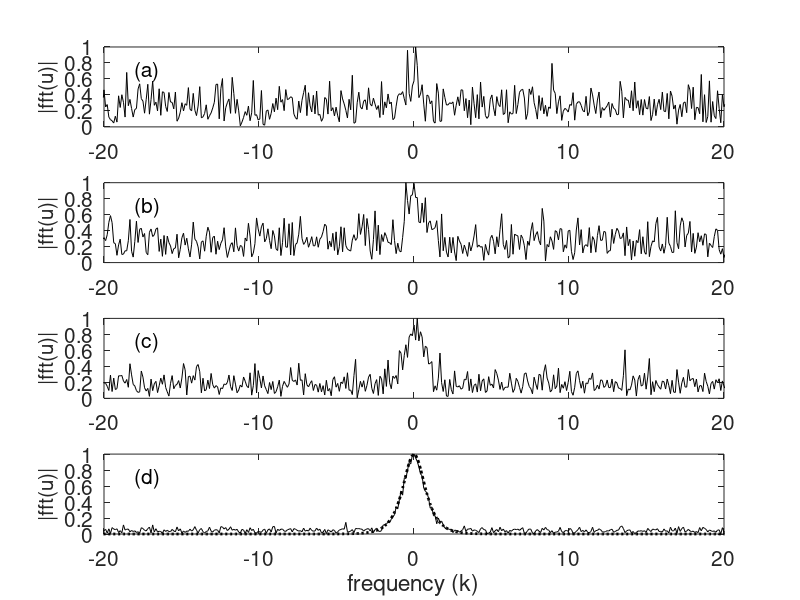

Write the MATLAB code that produced this figure.
clear all; close all; clc

L=30; % time slot
n=512; % Fourier modes

t2=linspace(-L,L,n+1); 
t=t2(1:n); 
k=(2*pi/(2*L))*[0:(n/2-1) -n/2:-1]; 
ks=fftshift(k);
noise=10;

labels=['(a)';'(b)';'(c)';'(d)']; 

realize=[1 2 5 100];  % In our HW we have 20 given realizations/observations

for jj=1:length(realize)
    
    u=sech(t);  % In our HW, we only have the values of the function at discrete
    ave=zeros(1,n);  % the 
    ut=fft(u); % transforms from a func of time to a func of frequency
    
        for j=1:realize(jj)
            % add noise to signal in the frequency domain
            utn(j,:)=ut+noise*(randn(1,n)+i*randn(1,n)); 
            % cumulative sum
            ave=ave+utn(j,:);
            
        end
        
        ave=abs(fftshift(ave))/realize(jj);
        
        subplot(4,1,jj)
        plot(ks,ave/max(ave),'k') 
        set(gca,'Fontsize',[15])
        axis([-20 20 0 1]) 
        text(-18,0.7,labels(jj,:),'Fontsize',[15]) 
        ylabel('|fft(u)|','Fontsize',[15])
end
hold on 
plot(ks,abs(fftshift(ut))/max(abs(ut)),'k:','Linewidth',[2]) 
set(gca,'Fontsize',[15])
xlabel('frequency (k)')